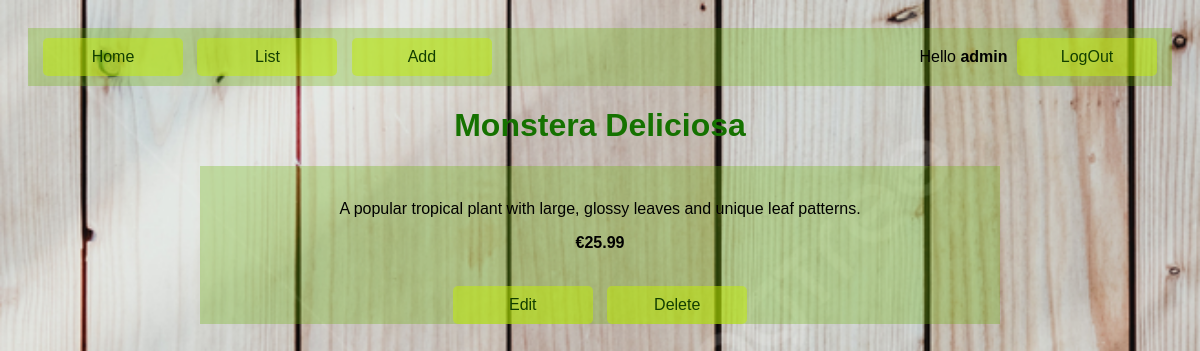
The app's page /store/5/ (signed in) with its own data.
### store/models.py (models this page shows, shortened)
class Plant(models.Model):
    title = models.CharField(max_length=100)
    description = models.TextField()
    price = models.DecimalField(max_digits=6, decimal_places=2)

### store/views.py (the view)
# urls.py: path('<int:pk>/', PlantDetailView.as_view(), name='plant-detail'),
class PlantDetailView(AuthenticatedUserMixin, DetailView):
    model = Plant
    template_name = 'store/plant_detail.html'
    context_object_name = 'plant'

### store/mixin.py (called while the page is built)
    def dispatch(self, request, *args, **kwargs):
        if not request.user.is_authenticated:
            return redirect('login')  # Redirect to your login URL
        return super().dispatch(request, *args, **kwargs)

### store/templates/store/plant_detail.html
{% extends "base.html" %}
{% block content %}
    <h1 class='title'>{{ plant.title }}</h1>
    <div class='page-bk center'>
        <br>
        <p>{{ plant.description }}</p>
        <p><strong> €{{ plant.price }}</strong></p>
        <br>
        {% if user.is_staff %}
            <div class="text-center">
                <a href="{% url 'plant-edit' plant.pk %}" class='navbar-button'>Edit</a>
                <a href="{% url 'plant-delete' plant.pk %}" class='navbar-button'>Delete</a>
            </div>
        {% endif %}
    </div>
{% endblock %}

### templates/base.html
{% load static %}
<link rel="stylesheet" type="text/css" href="{% static 'css/styles.css' %}">
<nav class="navbar">
  <div class="align-left">
    {% if user.is_authenticated %}
      <a class="navbar-button" href="{% url 'home' %}">Home</a>
      <a class="navbar-button" href="{% url 'plant-list' %}">List</a>
      {% if user.is_staff %}
        <a class="navbar-button" href="{% url 'plant-create' %}">Add</a>
      {% endif %}
    {% endif %}
  </div>
  {% if user.is_authenticated %}
    <div class="align-right">
      <a>Hello <strong>{{ user.username }}</strong></a>
      <a class="navbar-button" href="{% url 'logout' %}">LogOut</a>
    </div>
  {% else %}
    <div class="align-right">
      <a class="navbar-button" href="{% url 'login' %}">Log In</a>
      <a class="navbar-button" href="{% url 'signup' %}">Sign Up</a>
    </div>
  {% endif %}
</nav>
{% block content %}
{% endblock  %}

### static/css/styles.css (style rules this page uses)
.navbar { background-color: rgba(104, 179, 0, 0.3); display: flex; justify-content: space-between; align-items: center; padding: 10px; }
.navbar-button { display: inline-block; padding: 10px 20px; margin: 0 5px; background-color: rgba(194, 237, 0, 0.5); color: rgb(18, 62, 0); border: none; border-radius: 5px; cursor: pointer; text-decoration: none; width: 100px; text-align: center; }
.align-left { margin-left: 50 px; }
.align-right { margin-right: 50 px; }
.title { text-align: center; color: rgb(21, 114, 0); }
.center { text-align: center; }
.page-bk { background-color: rgba(104, 179, 0, 0.3); width: 800px; justify-content: space-between; align-items: center; margin: auto; }

### records on screen
Plant: title "Monstera Deliciosa", description "A popular tropical plant with large, glossy leaves and unique leaf patterns.", price "25.99"

### other values on screen
{{ user.username }} "admin"
